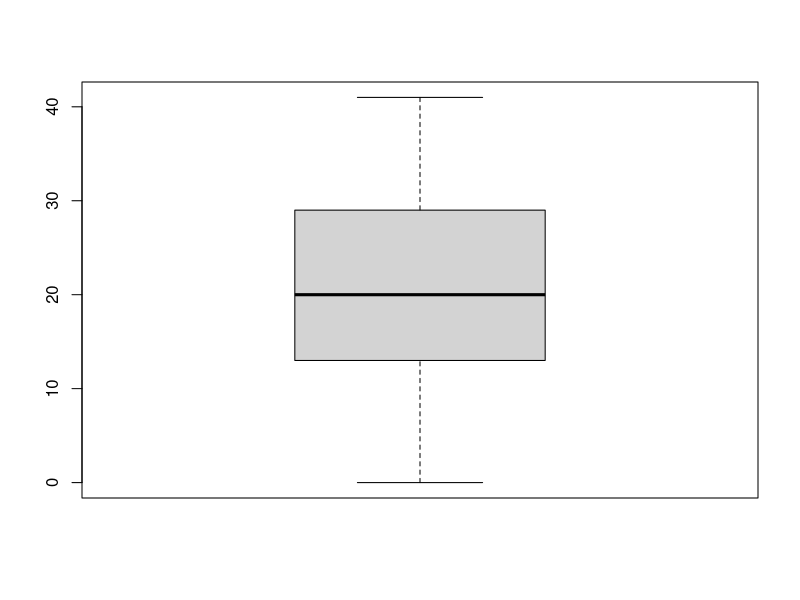
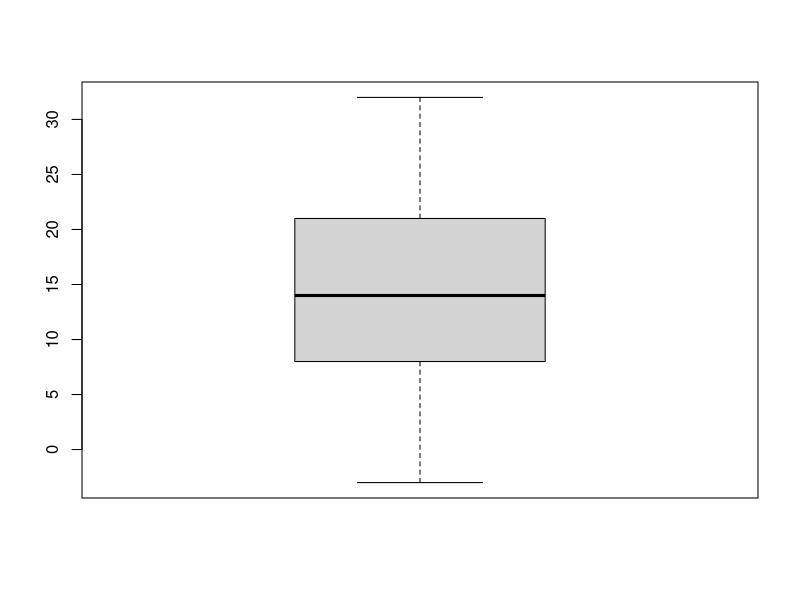
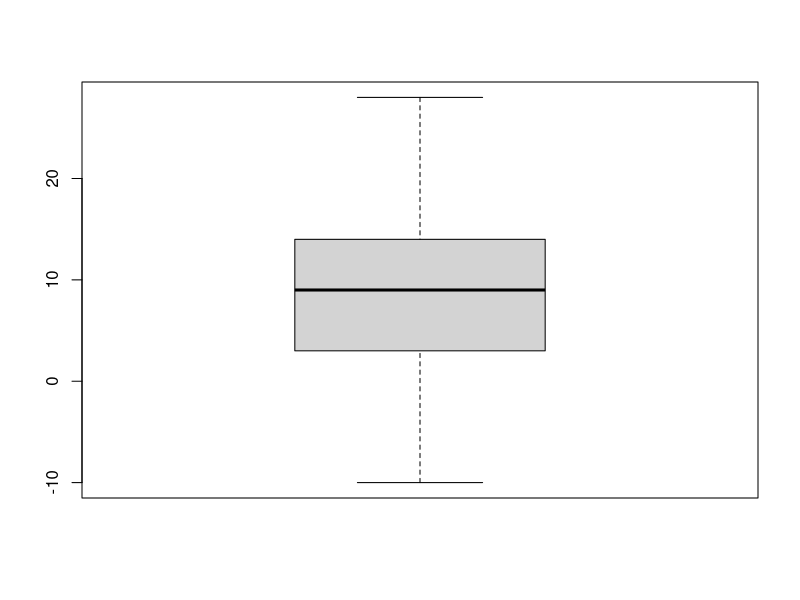
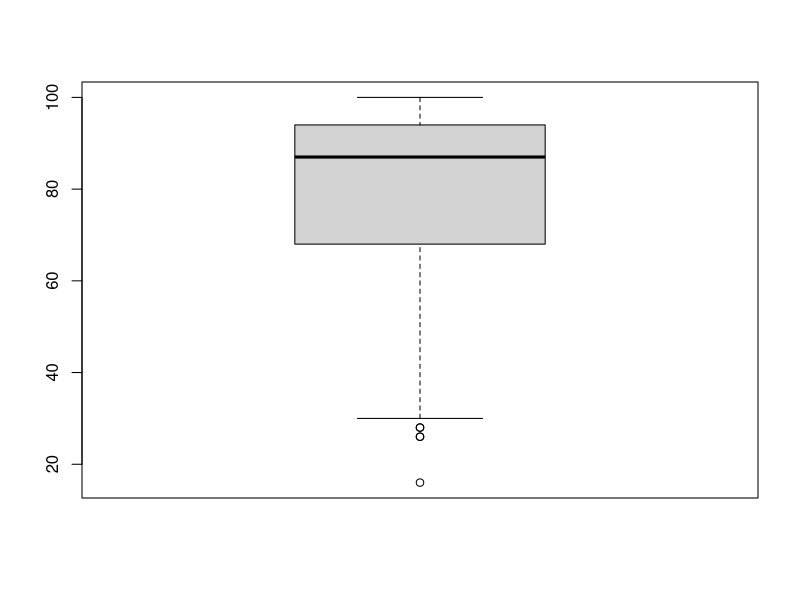
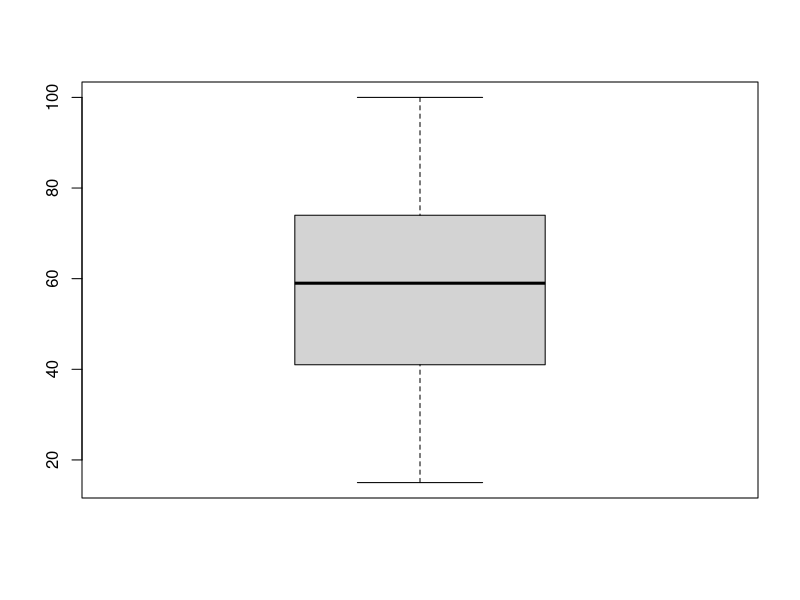
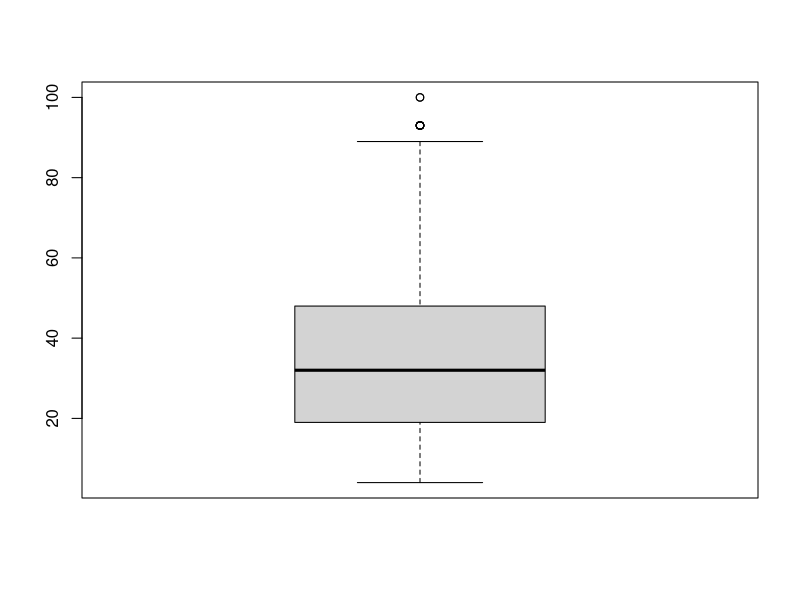
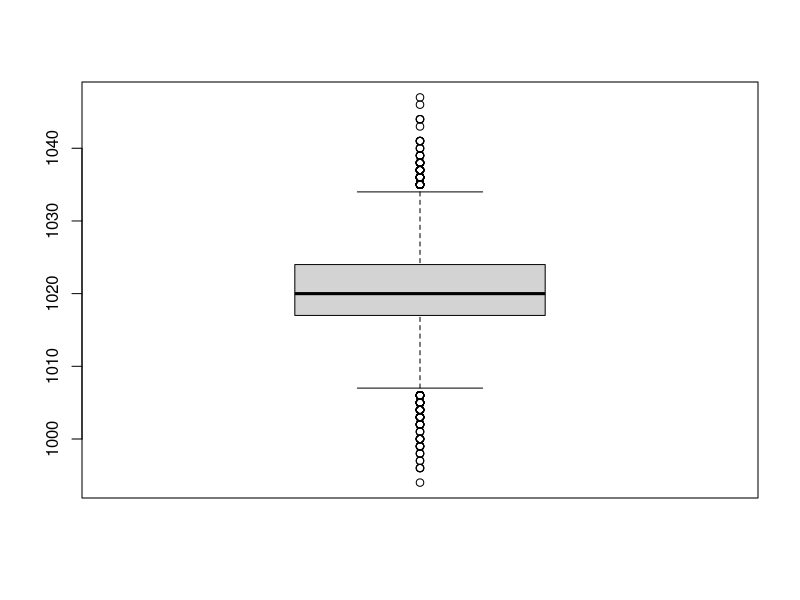
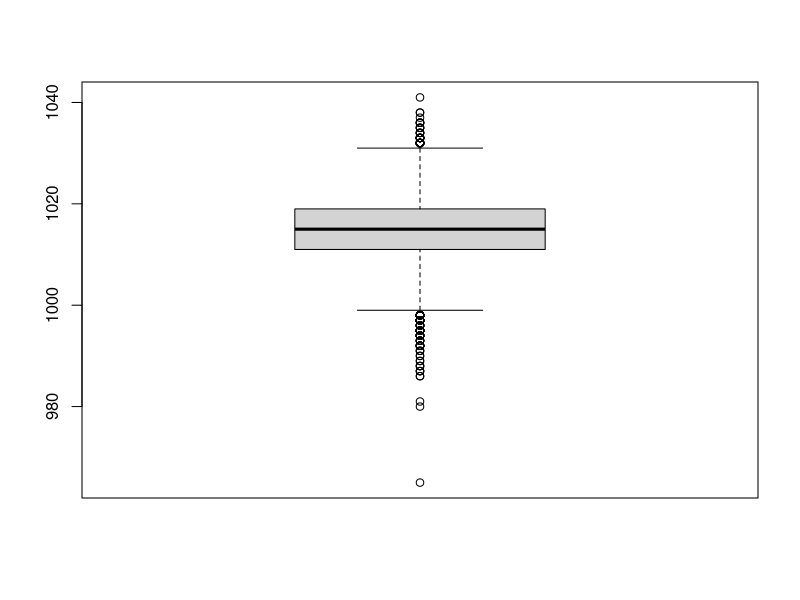

Reproduce these figures in R, in order.
rm(list=ls())

df4 <- read.csv("Ejemplo_4.csv",header = TRUE,sep = ";",stringsAsFactors = TRUE)


summary(df4)

# Lo primero es cambiar el formato de la fecha a formato fecha.

df4$CET <- as.POSIXct(as.character(df4$CET), format="%d/%m/%Y")

# A continuacion vemos los levels de events

levels(df4$Events)

# En este caso cuando no aparece ningun evento no es un dato perdido sino que es simplemente que no ha ocurrido nada.

levels(df4$Events)[1] <- "No_evento"

table(df4$Events)


#El siguiente paso es analizar la existencia de outliers

boxplot(df4$Max.TemperatureC)
boxplot(df4$Mean.TemperatureC)
boxplot(df4$Min.TemperatureC)
a1=boxplot(df4$Max.Humidity)
boxplot(df4$Mean.Humidity)
boxplot(df4$Min.Humidity)
boxplot(df4$Max.Sea.Level.PressurehPa)
boxplot(df4$Min.Sea.Level.PressurehPa)
boxplot(df4$Min.Sea.Level.PressurehPa)
boxplot(df4$Precipitationmm)
a1$out

# Vamos a ver que sucede con el resto de los datos cuando se dan estos outliers

b1=subset(df4,Max.Humidity==16)
b2=subset(df4,Max.Humidity==26)
b3=subset(df4,Max.Humidity==28)

b4 = df4[df4$Precipitationmm>0 & df4$Events=="No_evento",]
# A continuacion pasamos a ver los datos perdidos

# Podemos sumar los valores perdidos.
# El total
total   = sum(is.na(df4))
total

# Por filas (Para cada observacion)
fila    = apply(df4,1,function(x) sum(is.na(x)))
fila = as.data.frame(fila)
fila

# Por columnas (Para cada variable)
columna = apply(df4,2,function(x) sum(is.na(x)))
columna

# O tener los datos en porcentaje.

# El total
pTotal=100*sum((is.na(df4))/(ncol(df4)*nrow(df4)))
pTotal

# Por columnas
pMiss <- function(x){100*sum(is.na(x))/length(x)}
apply(df4,2,pMiss)

# Por filas (Aunque no tenga mucho sentido por la gran cantidad de datos)
a = as.data.frame(apply(df4,1,pMiss))


# Tambien lo podemos hacer graficamente

library(VIM)
par(mfrow=c(1,1))
aggr_plot <- aggr(df4, col=c('navyblue','red'), numbers=TRUE, sortVars=FALSE, 
                  labels=names(df4), cex.axis=.3, gap=1,
                  ylab=c("Histograma de valores perdidos","Patron"))

options(scipen = 999)
# Otra forma de visualizarlos.

library(mice)
reporte = md.pattern(df4)

# Una vez que tenemos los valores perdidos identificados tenemos que decidir que hacer con ellos.

# La primera opcion es eliminarlos, se puede hacer variable a variable
datoscomp = df4[!is.na(df4$Max.TemperatureC),]

df41 <- subset(df4,Max.TemperatureC!="NA")
df41 <- subset(df41,Mean.TemperatureC!="NA")
df41 <- subset(df41,Min.TemperatureC!="NA")
df41 <- subset(df41,Max.Humidity!="NA")
df41 <- subset(df41,Mean.Humidity!="NA")
df41 <- subset(df41,Min.Humidity!="NA")

# Esto puede ser util para poder eliminar unas variables y estimar otras.

# Tambien se pueden eliminar todas a la vez.

rm(list=ls())
df4 <- read.csv("Ejemplo_4.csv",header = TRUE,sep = ";")
df411<-df4[complete.cases(df4),]


# Tambien podemos crear una funcion que elimine variables en funcion de los NAs.
# Creamos el criterio.
criterioCol = apply(df4,2,function(x){100*sum(is.na(x))/length(x)}<30)

# Lo aplicamos
df4 = df4[,(criterioCol)]

# Tambien lo podemos hacer por filas (Observaciones)
criterioFila = apply(df4,1,function(x){100*sum(is.na(x))/length(x)}<30)
df4= df4[(criterioFila),]

# Otra opcion es sustituirlos por la media.
# Podemos hacerlo 1 a 1

rm(list=ls())
df4 <- read.csv("Ejemplo_4.csv",header = TRUE,sep = ";")
df411<-df4[complete.cases(df4),]

summary(df4)
df42<-df4

mean(df42$Max.TemperatureC,na.rm = TRUE)

df42$Max.TemperatureC[is.na(df42$Max.TemperatureC)]<-mean(df42$Max.TemperatureC,na.rm = TRUE)
df42$Mean.TemperatureC[is.na(df42$Mean.TemperatureC)]<-mean(df42$Mean.TemperatureC,na.rm = TRUE)
df42$Min.TemperatureC[is.na(df42$Min.TemperatureC)]<-mean(df42$Min.TemperatureC,na.rm = TRUE)
df42$Max.Humidity[is.na(df42$Max.Humidity)]<-mean(df42$Max.Humidity,na.rm = TRUE)
df42$Mean.Humidity[is.na(df42$Mean.Humidity)]<-mean(df42$Mean.Humidity,na.rm = TRUE)
df42$Min.Humidity[is.na(df42$Min.Humidity)]<-mean(df42$Min.Humidity,na.rm = TRUE)

summary(df42)

#Tambien se puede hacer de esta forma.


rm(list=ls())
df4 <- read.csv("Ejemplo_4.csv",header = TRUE,sep = ";")
df422<-df4
summary(df422)
library(Hmisc)
df422$Max.TemperatureC <- impute(df422$Max.TemperatureC, mean)
df422$Mean.TemperatureC <- impute(df422$Mean.TemperatureC, median)


#Tambien lo podemos realizar todo a la vez

for(i in 1:ncol(df4)){
  df4[is.na(df4[,i]), i] <- mean(df4[,i], na.rm = TRUE)
}




# Otra opcion es realizar una imputacion multiple

library(mice)

# Esto solo se puede hacer para variables numericas por lo que no incluimos el resto.

rm(list=ls())
df4 <- read.csv("Ejemplo_4.csv",header = TRUE,sep = ";")

temp <- mice(df4, m=6,maxit=10,meth="rf",seed=1234)
summary(temp)
df44 <- complete(temp,1)
summary(df4)
summary(df44)
par(mfrow=c(2,1))
plot(df4$Max.TemperatureC)
plot(df44$Max.TemperatureC)


# Otra opcion es realizar un modelo para estimar los valores perdidos.
# El problema de esto es que no se pueden estimar aquellas que tengan NAs.
# Otro problema es que hay que hacerlo 1 a 1.

# Vamos a estimar la temperatura maxima.

# El primer paso es seleccionar las que tienen NAs.

rm(list=ls())
df4 <- read.csv("Ejemplo_4.csv",header = TRUE,sep = ";")

df43=df4
subset(df4,is.na(Max.TemperatureC)==TRUE)

# Tras ello creamos el modelo, en este caso una regresion pero puede ser otro.

model1 <- lm(Max.TemperatureC ~ Mean.TemperatureC + Min.TemperatureC , data = df43)
summary(model1)

plot(df4$Max.TemperatureC,df4$Mean.TemperatureC)
plot(df4$Max.TemperatureC,df4$Min.TemperatureC)
plot(df4$Mean.TemperatureC,df4$Min.TemperatureC)

# El siguiente paso es analizar si el modelo creado es fiable o no.


# En este caso una vz que hemos visto que es fiable hacemos la sustitucion.
# El primer paso es hacer la prediccion.
df43$Pred1=predict(model1,df43)
# TMax = 0.68 + 1,94*TMed - 0.93*TMin
for (i in 1:nrow(df43)){
  if(is.na(df43$Max.TemperatureC[i]))
    df43$Max.TemperatureC[i]<-df43$Pred1[i]
}


# En este caso no hemos podido eliminar todos los NAs
summary(df43)
temp <- mice(df43[,c(-1,-14)], m=6,maxit=10,meth="pmm",seed=1234)
summary(temp)
df44 <- complete(temp,1)
